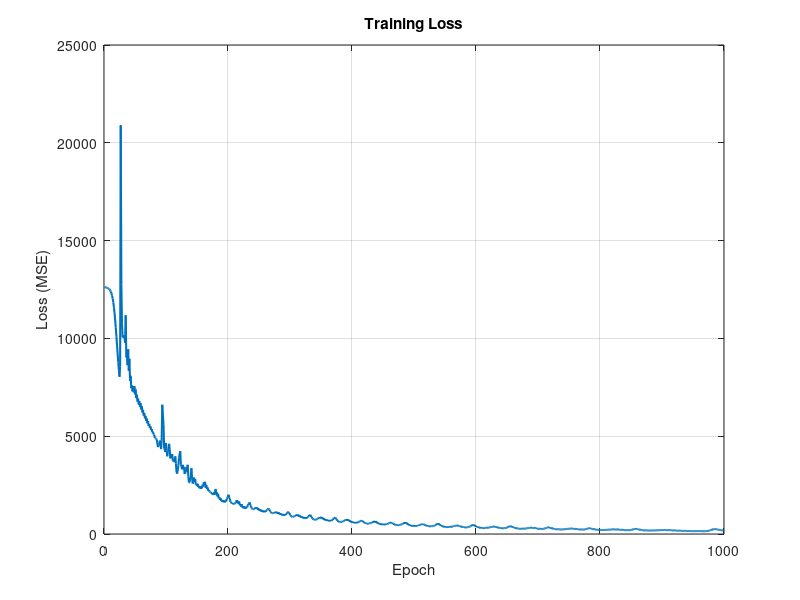

Source code (MATLAB):
%% Load and format data
load("data.mat");
X = a;
Y = da;

% Split train/test as done in HW1
m = size(X,1);
rowSplit = floor(0.7*m);
mixed_row = randperm(m);
trainIdx = mixed_row(1:rowSplit);
testIdx  = mixed_row(rowSplit+1:end);

X_train = X(trainIdx,:);
Y_train = Y(trainIdx,:);
X_test  = X(testIdx,:);
Y_test  = Y(testIdx,:);

%% Feature engineering (same as HW1)
x = X_train(:,1); 
y = X_train(:,2); 
z = X_train(:,3);
Features_raw = [x, y, z, x.*y, x.*z, y.*z, x.^2, y.^2, z.^2];

% min–max scaling
fmin = min(Features_raw,[],1);
fmax = max(Features_raw,[],1);
X_train_scaled = (Features_raw - fmin) ./ (fmax - fmin);

% Test set scaling
xt = X_test(:,1); yt = X_test(:,2); zt = X_test(:,3);
Features_raw_test = [xt, yt, zt, xt.*yt, xt.*zt, yt.*zt, xt.^2, yt.^2, zt.^2];
X_test_scaled = (Features_raw_test - fmin) ./ (fmax - fmin);

%% Neural Network Setup
input_dim = size(X_train_scaled,2);
hidden_dim = 55;   % number of hidden neurons
output_dim = size(Y_train,2);

W1 = randn(input_dim, hidden_dim) * 0.1; % input → hidden
b1 = zeros(1, hidden_dim);
W2 = randn(hidden_dim, output_dim) * 0.1; % hidden → output
b2 = zeros(1, output_dim);

%% Training parameters
alpha = 0.05;    
epochs = 1000;
m_train = size(X_train_scaled,1);
loss_history = zeros(epochs,1);

%% Sigmoid function
sigmoid = @(z) 1 ./ (1 + exp(-z));

%% Training Loop
for epoch = 1:epochs
    % --- Forward pass ---
    Z1 = X_train_scaled*W1 + b1;
    A1 = sigmoid(Z1);                
    Z2 = A1*W2 + b2;
    Y_hat = Z2;
    
    % Mean squared error loss calculation
    loss = mean(sum((Y_hat - Y_train).^2,2));
    loss_history(epoch) = loss;
    
    dZ2 = (Y_hat - Y_train) / m_train; % output layer error
    dW2 = A1' * dZ2;
    db2 = sum(dZ2,1);
    
    dA1 = dZ2 * W2';
    dZ1 = dA1 .* (A1 .* (1 - A1)); % Derivative of sigmoid function
    dW1 = X_train_scaled' * dZ1;
    db1 = sum(dZ1,1);
    
    % Updating weights
    W1 = W1 - alpha * dW1;
    b1 = b1 - alpha * db1;
    W2 = W2 - alpha * dW2;
    b2 = b2 - alpha * db2;
end


%% Evaluate on test set
Z1t = X_test_scaled*W1 + b1;
A1t = sigmoid(Z1t);
Z2t = A1t*W2 + b2;
Y_pred = Z2t;

test_error = (norm(Y_pred - Y_test)/norm(Y_test)) * 100;
fprintf('Test error = %.3f %%\n', test_error);

%% Plot training loss
figure;
plot(loss_history,'LineWidth',1.5);
xlabel('Epoch'); ylabel('Loss (MSE)');
title('Training Loss');
grid on;